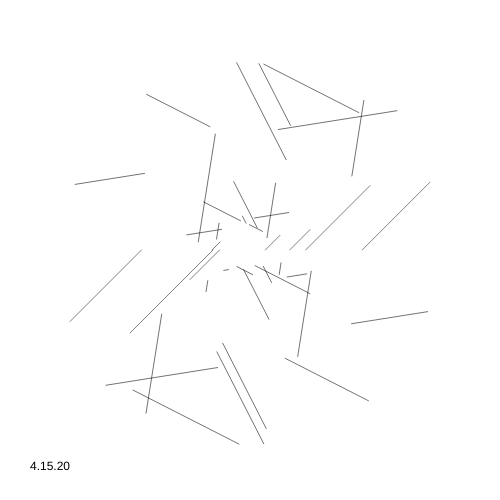
Frame 1 (no input)
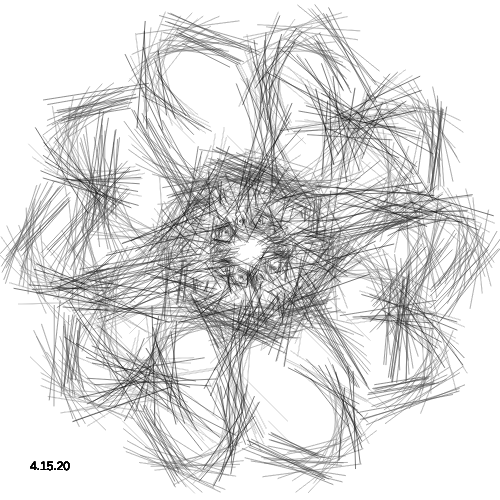
Frame 60 (no input)
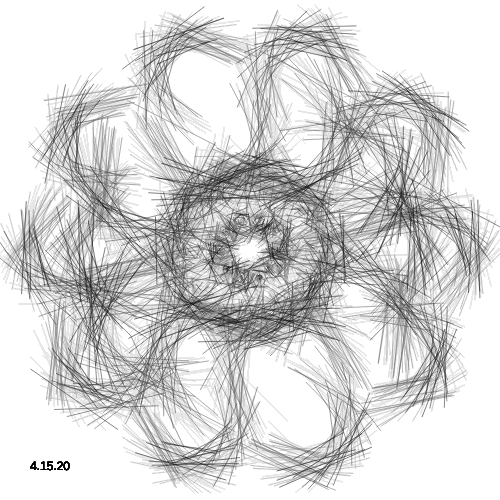
Frame 120 (the mouse pressed at the canvas centre since frame 60)

The p5.js sketch that drew these frames (run headless with seeded random() and noise() and a simulated clock; from frame 60 on, the mouse is pressed at the canvas centre):

// p5.js sketch
// ── sketch.js
function setup() {
  createCanvas(500, 500);
  background(255);
}
var N = 10;
var r = 60;
var k=0, t ;

function draw() {
  background(255, 5);
  fill(0);
  noStroke();
  text("4.15.20", 30, height - 30);

  stroke(0);
  strokeWeight(0.5);
  fill(0, 150);
  translate(width>>1, height>>1);
  for (var i=0; i<N; i++) {
    var ang = 360/N;
    var l = r*sin(radians(ang/2 + random(20)))+ random(-20,20);
    var x = r*cos(radians(ang*i));
    var y = r*sin(radians(ang*i));

    push()
    translate(x, y);
    rotate(PI/2+radians(ang*i+k));
    // ellipse(0, l, 1, 1);
    // ellipse(0, -l, 1, 1)
    line(0, l, -l, 0);
    pop();

    l = r/2*sin(radians(ang/4))+ random(-20,20);
    x = r/2*cos(radians(ang*i));
    y = r/2*sin(radians(ang*i));

    push();
    translate(x, y);
    rotate(PI/2+radians(-ang*i+k));
    // ellipse(0, l, 5, 5);
    // ellipse(0, -l, 5, 5);
    line(0, l, -l, 0);
    pop();


    l = r*2*sin(radians(ang))+ random(-20,20);
    x = r*2*cos(radians(ang*i));
    y = r*2*sin(radians(ang*i));

    push();
    translate(x, y);
    rotate(PI/2+radians(-ang*i+k));
    // ellipse(0, l, 10, 10);
    // ellipse(0, -l, 15, 15);
    line(0, l, -l, 0);
    pop();



    l = r*3*sin(radians(ang/2))+ random(-20,20);
    x = r*3*cos(radians(ang*i));
    y = r*3*sin(radians(ang*i));
    push()
    translate(x, y);
    rotate(PI/2+radians(ang*i+k));
    // ellipse(-l, 0, 20, 20);
    // ellipse(l, 0, 25, 25);
    line(0, l, -l, 0);
    pop();

  }
  k=180*sin(radians(t));
  if (t<90) t+=2;
  else t=0;

}
